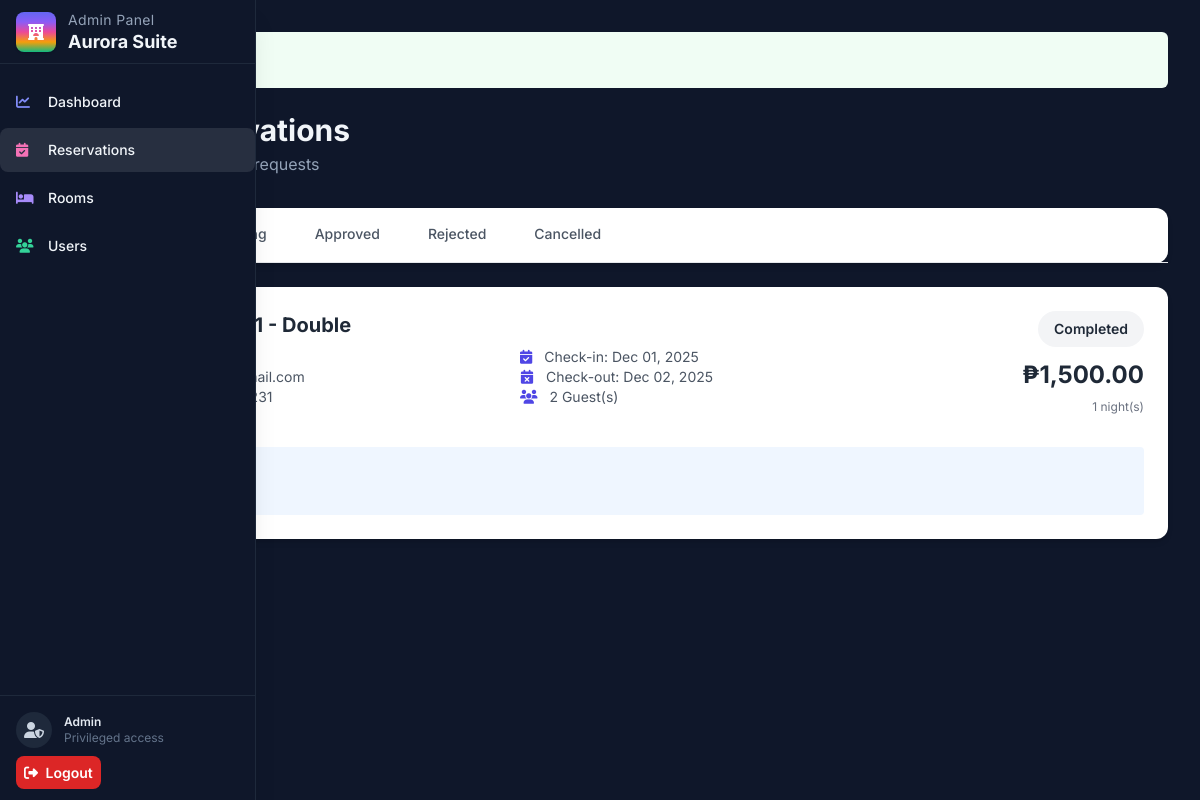
Before: /admin/reservations.php (signed in) with the older database file.
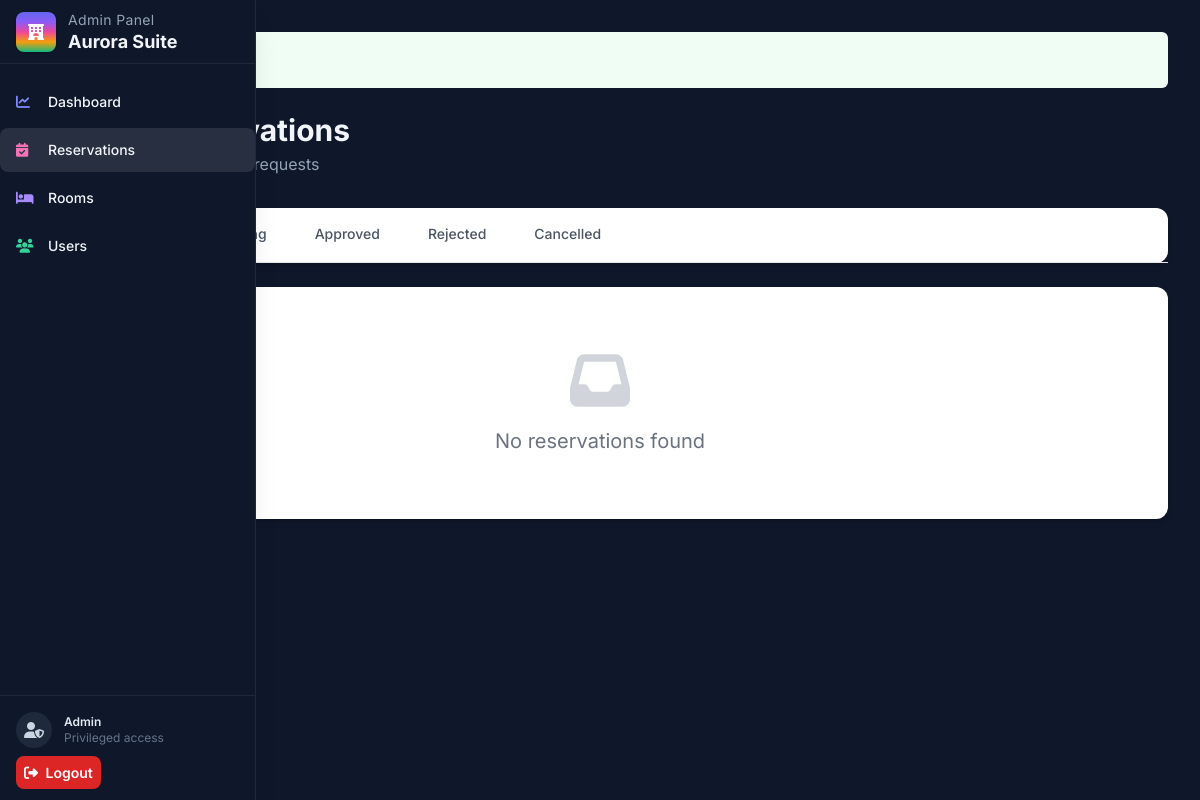
After: the same page with the newer database file.
### tables this page shows
CREATE TABLE `reservations` (
  `id` int(11) NOT NULL,
  `user_id` int(11) NOT NULL,
  `room_id` int(11) NOT NULL,
  `check_in_date` date NOT NULL,
  `check_in_time` time DEFAULT NULL,
  `check_out_date` date NOT NULL,
  `number_of_guests` int(11) NOT NULL,
  `total_price` decimal(10,2) NOT NULL,
  `status` enum('pending','approved','rejected','cancelled','completed') DEFAULT 'pending',
  `payment_status` enum('unpaid','paid') DEFAULT 'unpaid',
  `payment_method` enum('cash','online','gcash','paymaya') DEFAULT NULL,
  `payment_date` datetime DEFAULT NULL,
  `checkout_date` datetime DEFAULT NULL,
  `admin_notes` text DEFAULT NULL,
  `created_at` timestamp NOT NULL DEFAULT current_timestamp(),
  `updated_at` timestamp NOT NULL DEFAULT current_timestamp() ON UPDATE current_timestamp(),
  `payment_reference` varchar(100) DEFAULT NULL,
  `has_review` tinyint(1) DEFAULT 0
);

CREATE TABLE `rooms` (
  `id` int(11) NOT NULL,
  `room_number` varchar(20) NOT NULL,
  `room_type` enum('single','double','suite','deluxe','family') NOT NULL,
  `capacity` int(11) NOT NULL,
  `price_per_night` decimal(10,2) NOT NULL,
  `description` text DEFAULT NULL,
  `amenities` text DEFAULT NULL,
  `image` varchar(255) DEFAULT NULL,
  `status` enum('available','unavailable') DEFAULT 'available',
  `created_at` timestamp NOT NULL DEFAULT current_timestamp(),
  `updated_at` timestamp NOT NULL DEFAULT current_timestamp() ON UPDATE current_timestamp()
);

### config/config.php (called while the page is built, shortened)
<?php
function formatDate($date) {
    return date('M d, Y', strtotime($date));
}
function formatCurrency($amount) {
    return '₱' . number_format($amount, 2);
}
function calculateNights($check_in, $check_out) {
    $start = new DateTime($check_in);
    $end = new DateTime($check_out);
    return $start->diff($end)->days;
}
?>

### admin/reservations.php (the view, shortened to what the changed rows need)
<?php
require_once __DIR__ . '/../config/config.php';
require_once __DIR__ . '/../config/middleware.php';
$query = "
    SELECT r.*, g.name as guest_name, g.email as guest_email, g.phone as guest_phone,
           rm.room_number, rm.room_type, rm.image
    FROM reservations r
    JOIN users g ON r.user_id = g.id
    JOIN rooms rm ON r.room_id = rm.id
";
$query .= " ORDER BY r.created_at DESC";
$stmt = $conn->prepare($query);
$stmt->execute();
$reservations = $stmt->get_result();
?>
<!DOCTYPE html>
<html lang="en">
<head>
    <script src="https://cdn.tailwindcss.com"></script>
    <link rel="stylesheet" href="https://cdnjs.cloudflare.com/ajax/libs/font-awesome/6.4.0/css/all.min.css">
</head>
<body>
    <div class="content-wrap max-w-7xl mx-auto px-4 sm:px-6 lg:px-8 py-8 text-slate-100">
        <div class="mb-8 flex justify-between items-center">
            <div>
                <h1 class="page-heading text-3xl font-bold">Manage Reservations</h1>
            </div>
        </div>
        <?php if ($reservations->num_rows > 0): ?>
            <div class="space-y-6">
                <?php while ($reservation = $reservations->fetch_assoc()): ?>
                    <div class="bg-white rounded-xl shadow-md overflow-hidden">
                        <div class="p-6">
                            <div class="flex flex-col lg:flex-row gap-6">
                                <div class="flex items-start space-x-4 flex-1">
                                    <div class="flex-1">
                                        <h3 class="text-xl font-bold text-gray-800 mb-2">
                                            Room <?php echo htmlspecialchars($reservation['room_number']); ?> - <?php echo ucfirst($reservation['room_type']); ?>
                                        </h3>
                                        <div class="grid grid-cols-1 md:grid-cols-2 gap-2 text-sm">
                                            <div>
                                                <p class="text-gray-600">
                                                </p>
                                                <p class="text-gray-600">
                                                </p>
                                                <?php if ($reservation['guest_phone']): ?>
                                                    <p class="text-gray-600">
                                                    </p>
                                                <?php endif; ?>
                                            </div>
                                            <div>
                                                <p class="text-gray-600">
                                                    <i class="fas fa-calendar-check text-indigo-600 mr-2"></i>
                                                    Check-in: <?php echo formatDate($reservation['check_in_date']); ?>
                                                </p>
                                                <p class="text-gray-600">
                                                    <i class="fas fa-calendar-times text-indigo-600 mr-2"></i>
                                                    Check-out: <?php echo formatDate($reservation['check_out_date']); ?>
                                                </p>
                                                <p class="text-gray-600">
                                                    <i class="fas fa-users text-indigo-600 mr-2"></i>
                                                    <?php echo $reservation['number_of_guests']; ?> Guest(s)
                                                </p>
                                            </div>
                                        </div>
                                    </div>
                                </div>
                                <div class="lg:w-64 text-left lg:text-right">
                                    <?php
                                    $badge_colors = [
                                        'pending' => 'bg-yellow-100 text-yellow-800',
                                        'approved' => 'bg-green-100 text-green-800',
                                        'rejected' => 'bg-red-100 text-red-800',
                                        'cancelled' => 'bg-gray-100 text-gray-800'
                                    ];
                                    $badge_class = $badge_colors[$reservation['status']] ?? 'bg-gray-100 text-gray-800';
                                    ?>
                                    <span class="inline-block px-4 py-2 rounded-full text-sm font-semibold <?php echo $badge_class; ?> mb-3">
                                        <?php echo ucfirst($reservation['status']); ?>
                                    </span>
                                    <p class="text-2xl font-bold text-gray-800 mb-2">
                                        <?php echo formatCurrency($reservation['total_price']); ?>
                                    </p>
                                    <p class="text-xs text-gray-500 mb-4">
                                        <?php echo calculateNights($reservation['check_in_date'], $reservation['check_out_date']); ?> night(s)
                                    </p>
                                </div>
                            </div>
                            <?php if ($reservation['admin_notes']): ?>
                                <div class="mt-4 bg-blue-50 border-l-4 border-blue-500 p-3 rounded">
                                    <p class="text-sm font-semibold text-blue-800">Admin Note:</p>
                                    <p class="text-sm text-blue-700 mt-1"><?php echo htmlspecialchars($reservation['admin_notes']); ?></p>
                                </div>
                            <?php endif; ?>
                        </div>
                    </div>
                <?php endwhile; ?>
            </div>
        <?php else: ?>
            <div class="text-center py-16 bg-white rounded-xl shadow-md">
                <i class="fas fa-inbox text-gray-300 text-6xl mb-4"></i>
                <p class="text-gray-500 text-xl">No reservations found</p>
            </div>
        <?php endif; ?>
    </div>
</body>
</html>

Changed rows visible on the page:
removed reservations: room.room_type "Double", check_in_date "Dec 01, 2025", check_out_date "Dec 02, 2025", number_of_guests "2", status "Completed", total_price "₱1,500.00", check_in_date+check_out_date "1"
Other visible differences:
text now shown: "No reservations found"
